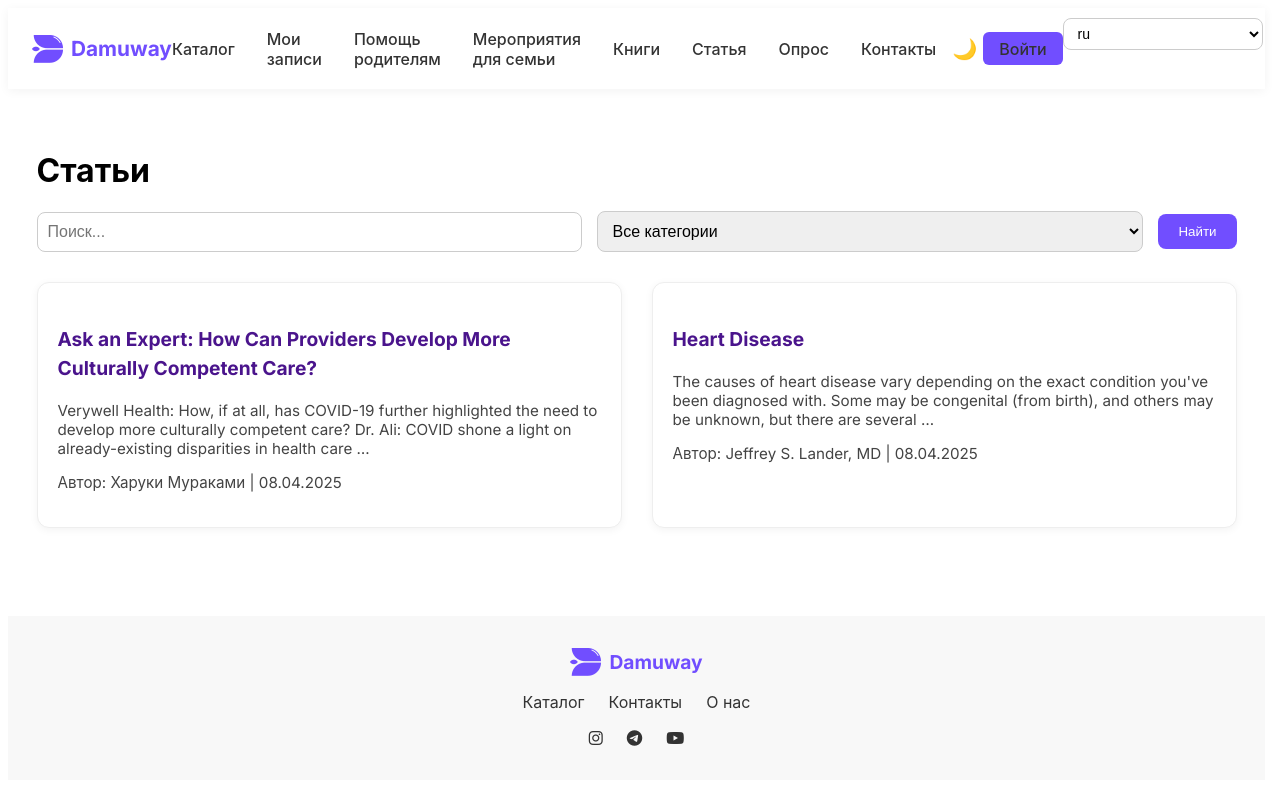
/ru/article/, run on an earlier commit of the app's database.
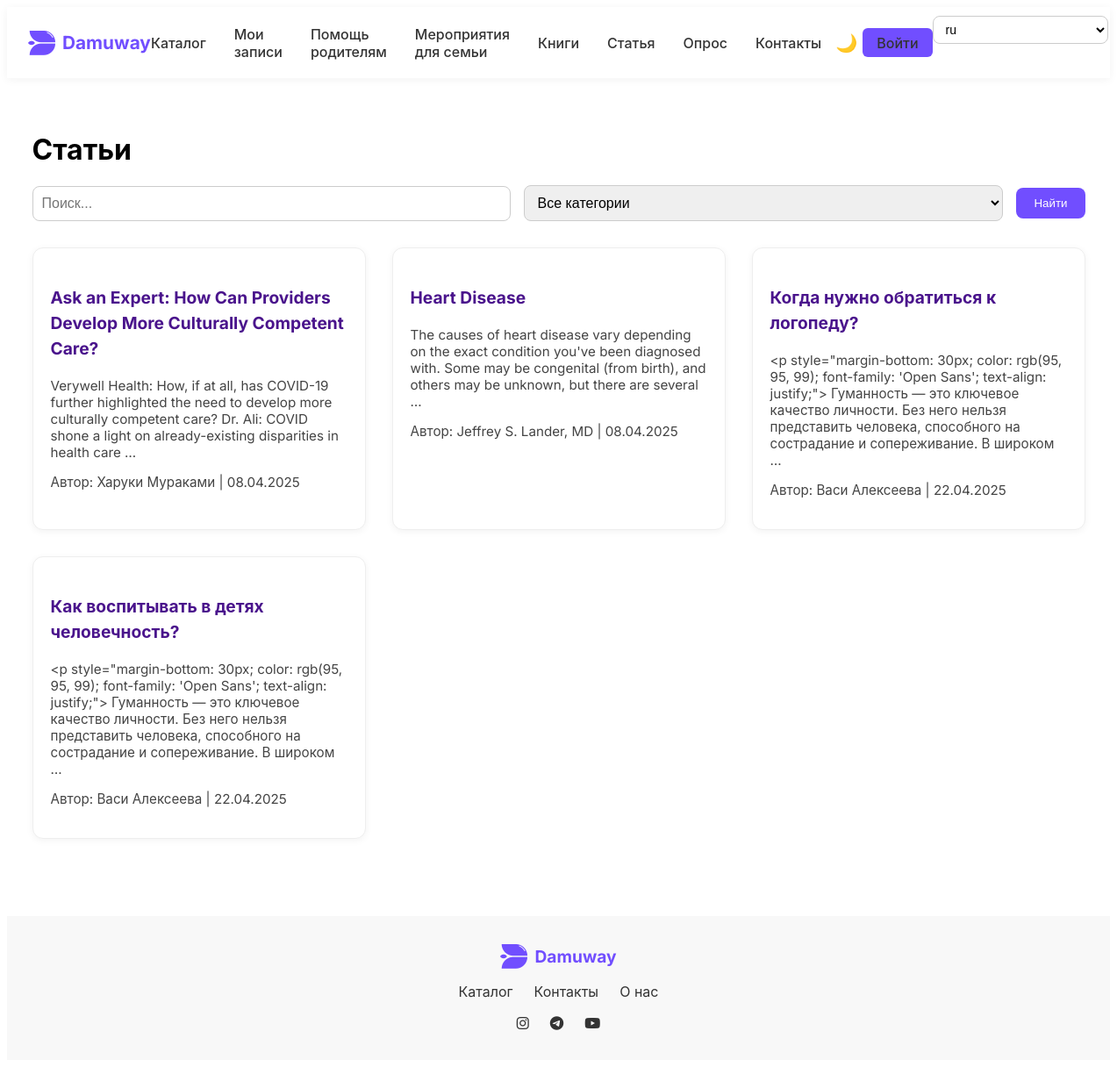
And on a later commit of the database.
### apps/article/models.py (models this page shows, shortened)
class Article(models.Model):
    title = models.CharField(max_length=200, verbose_name="Заголовок")
    author = models.CharField(max_length=100, verbose_name='Автор')
    content = models.TextField(verbose_name="Содержание")
    category = models.ForeignKey(Category, on_delete=models.CASCADE, related_name="articles", verbose_name="Категория")
    created_at = models.DateTimeField(auto_now_add=True, verbose_name="Дата создания")
    updated_at = models.DateTimeField(auto_now=True, verbose_name="Дата обновления")
    image = models.ImageField(upload_to="articles/", blank=True, null=True, verbose_name="Изображение")

### apps/article/views.py (the view)
# urls.py: path('', views.article_list, name='article_list'),
def article_list(request):
    search = request.GET.get('search', '')
    category_id = request.GET.get('category')
    articles = Article.objects.all()
    if search:
        articles = articles.filter(title__icontains=search)
    if category_id:
        articles = articles.filter(category_id=category_id)
    categories = Category.objects.all()
    return render(request, 'articles/article_list.html', {'articles': articles, 'categories': categories})

### templates/articles/article_list.html (shortened to what this page needs)
{% extends 'base.html' %}
{% load static %}
{% block extra_css %}
<link rel="stylesheet" href="{% static 'css/articles/articles.css' %}">
{% endblock %}
{% block content %}
<div class="articles-wrapper">
  <h1>Статьи</h1>
  <form method="get">
    <input type="text" name="search" placeholder="Поиск..." value="{{ request.GET.search }}">
    <select name="category">
      <option value="">Все категории</option>
    </select>
    <button type="submit">Найти</button>
  </form>
  <div class="articles">
    {% for article in articles %}
      <div>
        <h2><a href="{% url 'article_detail' article.id %}">{{ article.title }}</a></h2>
        <p>{{ article.content|truncatewords:30 }}</p>
        <p>Автор: {{ article.author }} | {{ article.created_at|date:"d.m.Y" }}</p>
      </div>
    {% endfor %}
  </div>
</div>
{% endblock %}

What changed in the data, as far as the page shows it:
added Article: title "Когда нужно обратиться к логопеду?", content "<p style=\"margin-bottom: 30px; color: rgb(95, 95, 99); font-family: 'Open Sans'; text-align: justify;\"> Гуманность — это ключевое качество личности. Без него нельзя представить человека, способного на сострадание и сопереживание. В широком …", author "Васи Алексеева", created_at "22.04.2025"
added Article: title "Как воспитывать в детях человечность?", content "<p style=\"margin-bottom: 30px; color: rgb(95, 95, 99); font-family: 'Open Sans'; text-align: justify;\"> Гуманность — это ключевое качество личности. Без него нельзя представить человека, способного на сострадание и сопереживание. В широком …", author "Васи Алексеева", created_at "22.04.2025"
